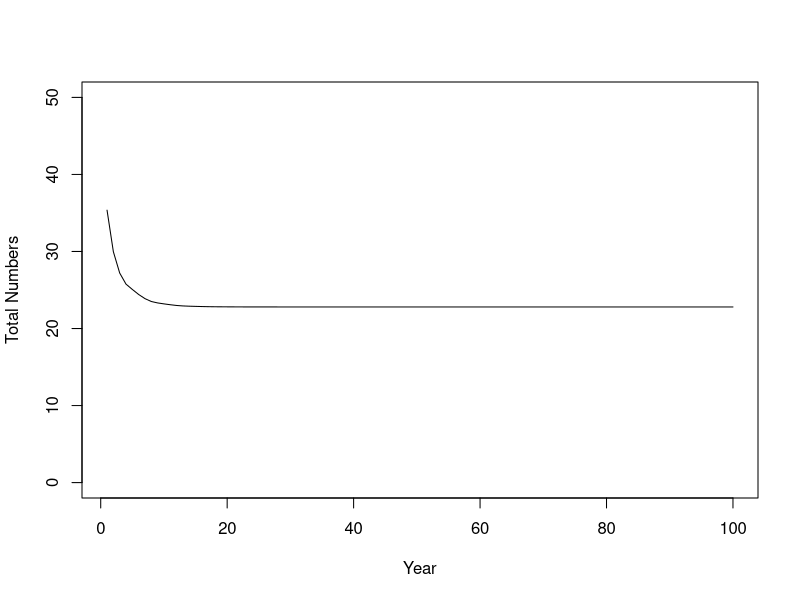
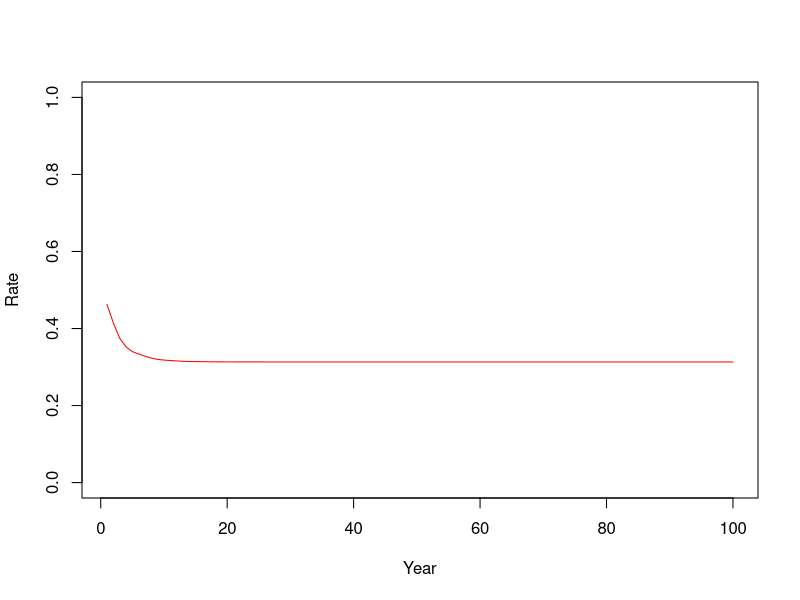
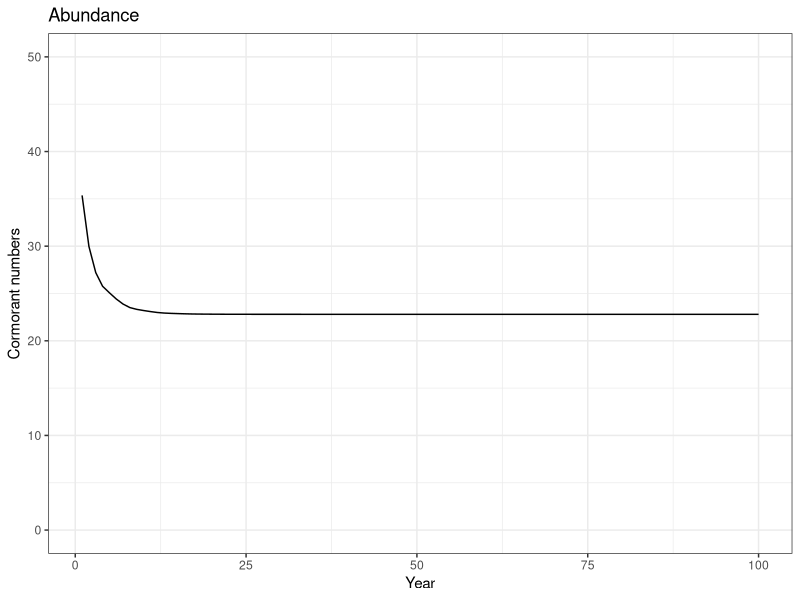
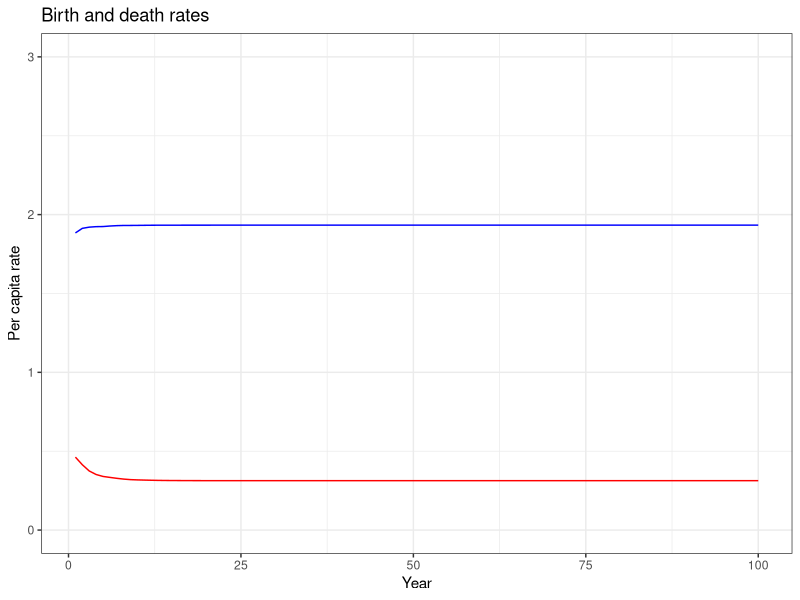
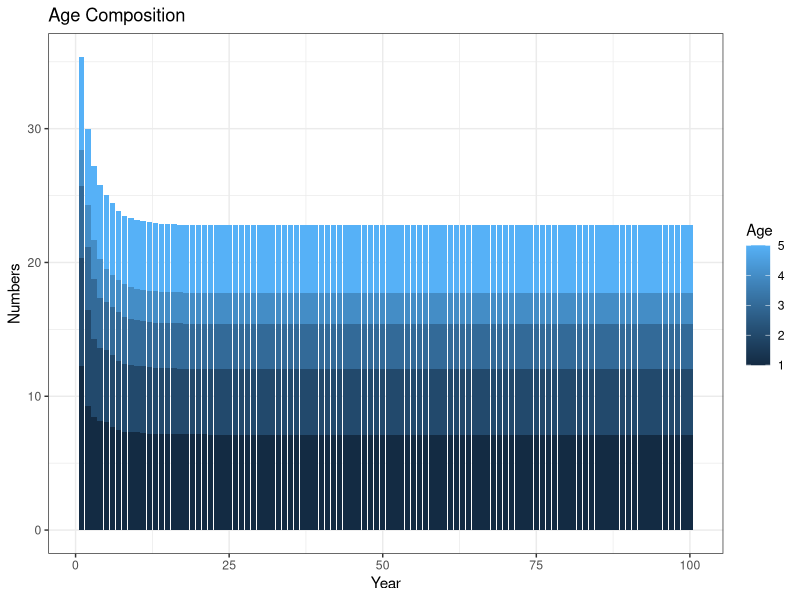

These figures' R source, in order:
# Second model - closed population with age structure

# Create a vector of initial numbers at age
# Note that R normally has "1" as the first index of a vector, so 
#  for us Birds[1] is actually age 0 birds...
birds <- c(15,10,5,3,10)

# Define variables for processes (same as First_Model!)
a <- 2  
b <- .0046
c <- 1
d <- 50

# Set up containers for time series of numbers and rates
birds_over_time <- array(0,dim=c(5,100))
all_ages_over_time <- numeric(100)
birth_rate <- numeric(100)
death_rate <- numeric(100)

# Start the main simulation loop over time
for (i in 1:100) {   # we will run the model for 100 time steps
  
  # Calculate the birth and death rates according to our dynamic processes
  births_per_female <- a * exp(-b * sum(birds[4:5]))  # only mature (age 3,4+) birds affect birth rate
  deaths_per_capita <- c * sum(birds) / (d + sum(birds))
  
  # Convert rates to actual numbers
  births <- births_per_female * sum(birds[4:5]) / 2  # divide by 2 because per female
  deaths <- deaths_per_capita * birds   # note: deaths will be a vector by age, just like birds
  
  # Now the tautology - more complicated than the last time
    # First the plus group: subtract deaths for the oldest two age groups
    birds[5] <- birds[5] + birds[4] - deaths[5] - deaths[4]
    # Next the remaining ages except babies, working backwards
    for (j in 4:2) { #loop backwards over ages
      birds[j] <- birds[j-1] - deaths[j-1]
    }
    # Finally, the babies
    birds[1] <- births
  
  # Update the vectors of numbers and rates
    birds_over_time[,i] <- birds
    all_ages_over_time[i] <- sum(birds_over_time[,i])
    birth_rate[i] <- births_per_female
    death_rate[i] <- deaths_per_capita

  # close the time loop
}

# Plot the results - base version
x <- seq(from=1,to=100)
plot(all_ages_over_time~x, xlab = "Year", ylab = "Total Numbers", type='l',
     ylim=c(0,50))
plot(birth_rate~x, xlab="Year", ylab="Rate", type = "l",
     ylim=c(0,1), col='blue')
lines(death_rate~x, col='red')


# Plot the results - ggplot version
library(ggplot2)
x <- seq(from=1,to=100)
Number_plot <- ggplot() +
  geom_line(mapping=aes(x=x,y=all_ages_over_time)) +
  labs(title = "Abundance",
       x = "Year",
       y = "Cormorant numbers") +
  coord_cartesian(ylim=c(0,50)) +
  theme_bw()
plot(Number_plot)
Rate_plot <- ggplot() +
  geom_line(mapping=aes(x=x,y=birth_rate),
            color='blue') +
  geom_line(mapping=aes(x=x,y=death_rate),
            color="red") +
  labs(title = "Birth and death rates",
       x="Year",
       y="Per capita rate") +
  coord_cartesian(ylim=c(0,3)) +
  theme_bw()
plot(Rate_plot)

#This code shows how I created a data frame with year, age, and numbers as columns
# which enables me to display the results as a stacked-bar plot of the numbers-at-age
# over time. There is almost certainly a more elegant way to do this, including by
# storing the age-based numbers in the appropriate format during the simulation
# However, this works...

#Create five data frames, one for each age group, with columns for year, age and numbers
tmp_1 <- data.frame(seq(1:100),rep(1,100), birds_over_time[1,], row.names = NULL)
dimnames(tmp_1)[[2]] <- c('Year','Age','Numbers')
tmp_2 <- data.frame(seq(1:100),rep(2,100), birds_over_time[2,], row.names = NULL)
dimnames(tmp_2)[[2]] <- c('Year','Age','Numbers')
tmp_3 <- data.frame(seq(1:100),rep(3,100), birds_over_time[3,], row.names = NULL)
dimnames(tmp_3)[[2]] <- c('Year','Age','Numbers')
tmp_4 <- data.frame(seq(1:100),rep(4,100), birds_over_time[4,], row.names = NULL)
dimnames(tmp_4)[[2]] <- c('Year','Age','Numbers')
tmp_5 <- data.frame(seq(1:100),rep(5,100), birds_over_time[5,], row.names = NULL)
dimnames(tmp_5)[[2]] <- c('Year','Age','Numbers')

#Combine all five data frames into one
AgeComp_data <- rbind(tmp_1, tmp_2, tmp_3, tmp_4, tmp_5)

#Use geom_bar to create the graph
AgeComp_Plot <- ggplot(data=AgeComp_data) +
  geom_bar(mapping = aes(fill=Age,x=Year,y=Numbers),
           position = 'stack', stat = 'identity') +
  labs(title="Age Composition",
       x="Year",
       y="Numbers") +
  theme_bw()
plot(AgeComp_Plot)
  